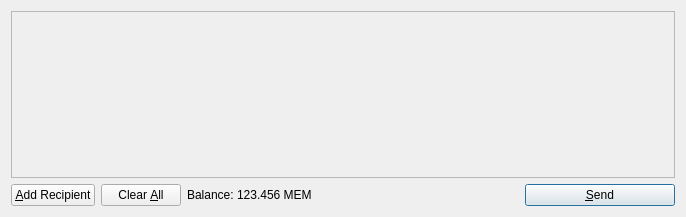
<?xml version="1.0" encoding="UTF-8"?>
<ui version="4.0">
 <class>SendCoinsDialog</class>
 <widget class="QDialog" name="SendCoinsDialog">
  <property name="geometry">
   <rect>
    <x>0</x>
    <y>0</y>
    <width>686</width>
    <height>217</height>
   </rect>
  </property>
  <property name="windowTitle">
   <string>Send Coins</string>
  </property>
  <layout class="QVBoxLayout" name="verticalLayout">
   <item>
    <widget class="QScrollArea" name="scrollArea">
     <property name="widgetResizable">
      <bool>true</bool>
     </property>
     <widget class="QWidget" name="scrollAreaWidgetContents">
      <property name="geometry">
       <rect>
        <x>0</x>
        <y>0</y>
        <width>666</width>
        <height>165</height>
       </rect>
      </property>
      <layout class="QVBoxLayout" name="verticalLayout_2">
       <property name="margin">
        <number>0</number>
       </property>
       <item>
        <layout class="QVBoxLayout" name="entries">
         <property name="spacing">
          <number>6</number>
         </property>
        </layout>
       </item>
       <item>
        <spacer name="verticalSpacer">
         <property name="orientation">
          <enum>Qt::Vertical</enum>
         </property>
         <property name="sizeHint" stdset="0">
          <size>
           <width>20</width>
           <height>40</height>
          </size>
         </property>
        </spacer>
       </item>
      </layout>
     </widget>
    </widget>
   </item>
   <item>
    <layout class="QHBoxLayout" name="horizontalLayout">
     <item>
      <widget class="QPushButton" name="addButton">
       <property name="toolTip">
        <string>Send to multiple recipients at once</string>
       </property>
       <property name="text">
        <string>&amp;Add Recipient</string>
       </property>
       <property name="icon">
        <iconset resource="../bitcoin.qrc">
         <normaloff>:/icons/add</normaloff>:/icons/add</iconset>
       </property>
       <property name="autoDefault">
        <bool>false</bool>
       </property>
      </widget>
     </item>
     <item>
      <widget class="QPushButton" name="clearButton">
       <property name="sizePolicy">
        <sizepolicy hsizetype="Minimum" vsizetype="Fixed">
         <horstretch>0</horstretch>
         <verstretch>0</verstretch>
        </sizepolicy>
       </property>
       <property name="toolTip">
        <string>Remove all transaction fields</string>
       </property>
       <property name="text">
        <string>Clear &amp;All</string>
       </property>
       <property name="icon">
        <iconset resource="../bitcoin.qrc">
         <normaloff>:/icons/remove</normaloff>:/icons/remove</iconset>
       </property>
       <property name="autoRepeatDelay">
        <number>300</number>
       </property>
       <property name="autoDefault">
        <bool>false</bool>
       </property>
      </widget>
     </item>
     <item>
      <layout class="QHBoxLayout" name="horizontalLayout_2">
       <property name="spacing">
        <number>3</number>
       </property>
       <item>
        <widget class="QLabel" name="label">
         <property name="text">
          <string>Balance:</string>
         </property>
        </widget>
       </item>
       <item>
        <widget class="QLabel" name="labelBalance">
         <property name="cursor">
          <cursorShape>IBeamCursor</cursorShape>
         </property>
         <property name="text">
          <string>123.456 MEM</string>
         </property>
         <property name="textInteractionFlags">
          <set>Qt::LinksAccessibleByMouse|Qt::TextSelectableByKeyboard|Qt::TextSelectableByMouse</set>
         </property>
        </widget>
       </item>
      </layout>
     </item>
     <item>
      <spacer name="horizontalSpacer">
       <property name="orientation">
        <enum>Qt::Horizontal</enum>
       </property>
       <property name="sizeHint" stdset="0">
        <size>
         <width>40</width>
         <height>20</height>
        </size>
       </property>
      </spacer>
     </item>
     <item>
      <widget class="QPushButton" name="sendButton">
       <property name="minimumSize">
        <size>
         <width>150</width>
         <height>0</height>
        </size>
       </property>
       <property name="toolTip">
        <string>Confirm the send action</string>
       </property>
       <property name="text">
        <string>&amp;Send</string>
       </property>
       <property name="icon">
        <iconset resource="../bitcoin.qrc">
         <normaloff>:/icons/send</normaloff>:/icons/send</iconset>
       </property>
       <property name="default">
        <bool>true</bool>
       </property>
      </widget>
     </item>
    </layout>
   </item>
  </layout>
 </widget>
 <resources>
  <include location="../bitcoin.qrc"/>
 </resources>
 <connections/>
</ui>
